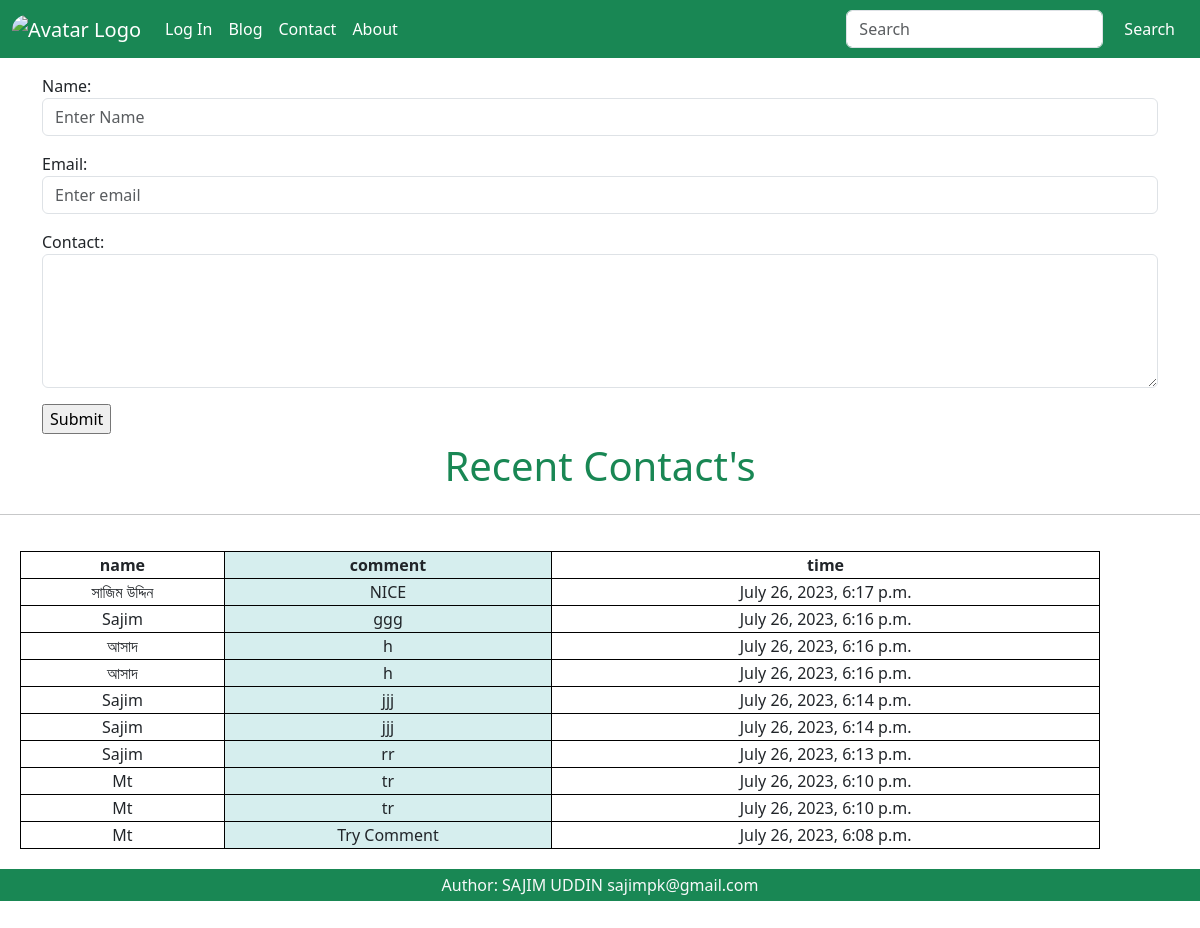
Page /contact/ on the committed database.
### contact/models.py (models this page shows)
class cmmt(models.Model):
    name = models.CharField(max_length=20)
    email = models.EmailField(max_length=20)
    usr_inp = models.CharField(max_length=255)
    time = models.DateTimeField(auto_now_add=True,auto_now=False)

### contact/views.py (the view)
# urls.py: path('',views.home,name='about'),
def home(request):
        A = cmmt.objects.all().order_by('-id')[:10]
        return render(request,'contact/cont.html',{'tcr': A})

### templates/contact/cont.html (shortened to what this page needs)
{% extends 'common/poject.html' %}
{%load static%}
{%block body%}
<div class="container mt-3">
    <form action="{%url 'add'%}" method="POST">
        <div class="mb-3">
            <label for="name">Name:</label>
            <input type="text" class="form-control" id="name" placeholder="Enter Name" name="name" required>
        </div>
      <div class="mb-3 mt-3">
        <label for="email">Email:</label>
        <input type="email" class="form-control" id="email" placeholder="Enter email" name="email" required>
      </div>
      <div class="mb-3 mt-3">
        <label for="comment">Contact:</label>
        <textarea class="form-control" rows="5" id="comment" name="comment" required></textarea>
      </div>
      <input type="submit" value="Submit">
    </form>
</div>
<h1 class="text-center text-success py-2">Recent Contact's </h1>
<hr>
{%if tcr%}
<div class="tbl">
<table>
    <tr>
        <th>name</th><th>comment</th><th>time</th>
    </tr>
    {%for th in tcr%}
    <tr>
        <td>{{th.name}}</td><td>{{th.usr_inp}}</td><td>{{th.time}}</td>
    </tr>
    {%endfor%}
</table>
</div>
{%else%}
<h1 class="text-center">Empty DB</h1>
{%endif%}
<footer class="bg-success text-light position-relative ">
    <p class="text-center py-1 mr-0">Author: SAJIM UDDIN sajimpk@gmail.com</p>
</footer>
{% endblock body %}

### templates/common/poject.html (shortened to what this page needs)
<!DOCTYPE html>
{%load static%}
<html lang="en">
<head>
    <link rel="stylesheet" href="{% static 'bootstrap.min.css'%}">
</head>
<body>
      <nav class=" nv navbar navbar-expand-lg ">
        <div class="container-fluid ">
          <a class="navbar-brand text-white" href="#">
            <img src="{%static 'img/a.ico' %}" alt="Avatar Logo" style="width:40px;" class="rounded-pill">
          </a>
          <div class="collapse navbar-collapse text-light" id="navbarTogglerDemo02">
            <ul class="navbar-nav me-auto mb-2 mb-lg-0">
              <li class="nav-item">
                <a class="nav-link text-white "href="{%url 'login'%}">Log In</a>
              </li>
              <li class="nav-item">
                <a class="nav-link text-white" href="{%url 'blog'%}">Blog</a>
              </li>
              <li class="nav-item">
                <a class="nav-link text-white" href="{%url 'cont'%}">Contact</a>
              </li>
              <li class="nav-item">
                <a class="nav-link text-white" href="{%url 'about'%}">About</a>
              </li>
            </ul>
            <form class="d-flex" role="search">
              <input class="form-control me-2" type="search" placeholder="Search" aria-label="Search">
              <button class="btn text-white btn-outline-success" type="submit">Search</button>
            </form>
          </div>
        </div>
      </nav>
      {% block body %}  {% endblock body%}
<br>
</body>
</html>

### templates/common/poject.html (style rules this page uses)
.nv { background-color:#198754; }

### templates/contact/cont.html (style rules this page uses)
table, th, td { border: 1px solid black; }
table { text-align: center; width: 90%; margin: 20px ; }
.tbl { overflow-x: auto; }
th:nth-child(even),td:nth-child(even) { background-color: #D6EEEE; }

### rows in the picture
cmmt: name "সাজিম উদ্দিন", usr_inp "NICE", time "July 26, 2023, 6:17 p.m."
cmmt: name "Sajim", usr_inp "ggg", time "July 26, 2023, 6:16 p.m."
cmmt: name "আসাদ", usr_inp "h", time "July 26, 2023, 6:16 p.m."
cmmt: name "আসাদ", usr_inp "h", time "July 26, 2023, 6:16 p.m."
cmmt: name "Sajim", usr_inp "jjj", time "July 26, 2023, 6:14 p.m."
cmmt: name "Sajim", usr_inp "jjj", time "July 26, 2023, 6:14 p.m."
cmmt: name "Sajim", usr_inp "rr", time "July 26, 2023, 6:13 p.m."
cmmt: name "Mt", usr_inp "tr", time "July 26, 2023, 6:10 p.m."
cmmt: name "Mt", usr_inp "tr", time "July 26, 2023, 6:10 p.m."
cmmt: name "Mt", usr_inp "Try Comment", time "July 26, 2023, 6:08 p.m."
